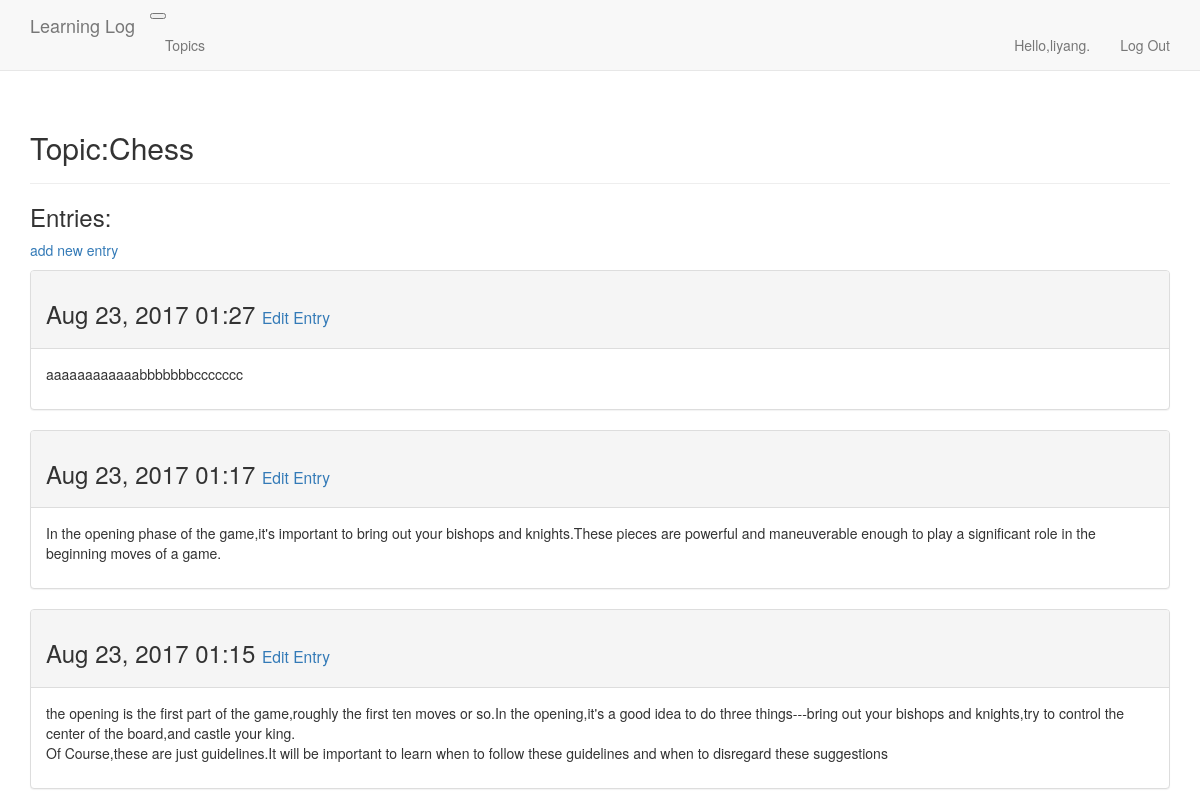
The page /topics/1/ (signed in) on the database its author committed.
### learning_logs/models.py (models this page shows, shortened)
class Topic(models.Model):
	text = models.CharField(max_length = 200)
	date_added = models.DateTimeField(auto_now_add=True)
	owner = models.ForeignKey(User)
	def __str__(self):
		return self.text

class Entry(models.Model):
	topic = models.ForeignKey(Topic)
	text = models.TextField()
	date_added = models.DateTimeField(auto_now_add = True)
	class Meta:
		verbose_name_plural = 'entries'

### learning_logs/views.py (the view)
# urls.py: url(r'^topics/(?P<topic_id>\d+)/$',views.topic,name = 'topic'),
def topic(request,topic_id):
	topic = Topic.objects.get(id = topic_id)
	if topic.owner != request.user:
		raise Http404
	entries = topic.entry_set.order_by('-date_added')
	context = {'topic':topic,'entries':entries}
	return render(request,'learning_logs/topic.html',context)

### learning_logs/templates/learning_logs/topic.html
{% extends 'learning_logs/base.html' %}
{% block header %}
  <h2>Topic:{{ topic }}</h2>
{% endblock header %}
{% block content %}
<h3><p>Entries:</p></h3>
<p>
  <a href="{% url 'learning_logs:new_entry' topic.id %}">add new entry</a>
</p>
{% for entry in entries %}
  <div class = "panel panel-default">
    <div class = "panel-heading">
      <h3>
        {{entry.date_added|date:'M d, Y H:i'}}
        <small>
          <a href="{% url 'learning_logs:edit_entry' entry.id %}">Edit Entry</a>
        </small>
      </h3>
    </div>
    <div class = "panel-body">
      {{entry.text|linebreaks}}
    </div>
  </div>
  {% empty %}
    There are no entries for this topic yet.
  {% endfor %}
{% endblock content %}

### learning_logs/templates/learning_logs/base.html (shortened to what this page needs)
{% load bootstrap3 %}
<!DOCTYPE html>
<html lang='en'>
  <head>
    {% bootstrap_css %}
  </head>
  <body>
    <nav class = "navbar navbar-default navbar-static-top">
      <div class = "container">
        <div class = "navbar_header">
          <button type = "button" class = "navbar_toggle collapsed" data-toggle= "collapse" data_target = "#navbar"
                aria-expanded="false" aria-controls = "navbar">
          </button>
          <a class ="navbar-brand" href="{% url 'learning_logs:index' %}">Learning Log</a>
        </div>
        <div id = "navbar" class = "navbar-collapse collapse">
          <ul class="nav navbar-nav">
            <li><a href = "{% url 'learning_logs:topics' %}">Topics</a></li>
          </ul>
          <ul class="nav navbar-nav navbar-right">
            {% if user.is_authenticated %}
              <li><a>Hello,{{user.username}}.</a></li>
              <li><a href="{% url 'users:logout' %}">Log Out</a></li>
            {% else %}
              <li><a href = "{% url 'users:register' %}">register</a></li>
              <li><a href = "{% url 'users:login' %}">Log In </a></li>
            {% endif %}
          </ul>
        </div>
      </div>
    </nav>
    <div class="container">
      <div class = "page-header">
        {% block header %}{% endblock header %}
      </div>
      <div>
        {% block content %}{% endblock content %}
      </div>
    </div>
  </body>
</html>

### rows shown on the page
Topic: text "Chess"
Entry: date_added "Aug 23, 2017 01:27", text "aaaaaaaaaaaabbbbbbbccccccc"
Entry: date_added "Aug 23, 2017 01:17", text "In the opening phase of the game,it's important to bring out your bishops and knights.These pieces are powerful and maneuverable enough to play a significant role in the beginning moves of a game."
Entry: date_added "Aug 23, 2017 01:15", text "the opening is the first part of the game,roughly the first ten moves or so.In the opening,it's a good idea to do three things---bring out your bishops and knights,try to control the center of the board,and castle your king. Of Course,these are just guidelines.It will be important to learn when to follow these guidelines and when to disregard these suggestions"

### other values the page prints
{{ user.username }} "liyang"
